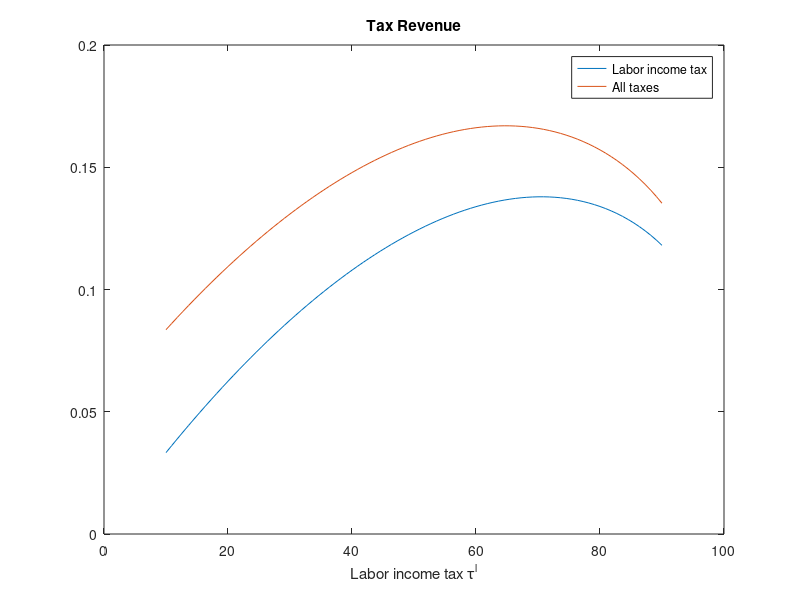
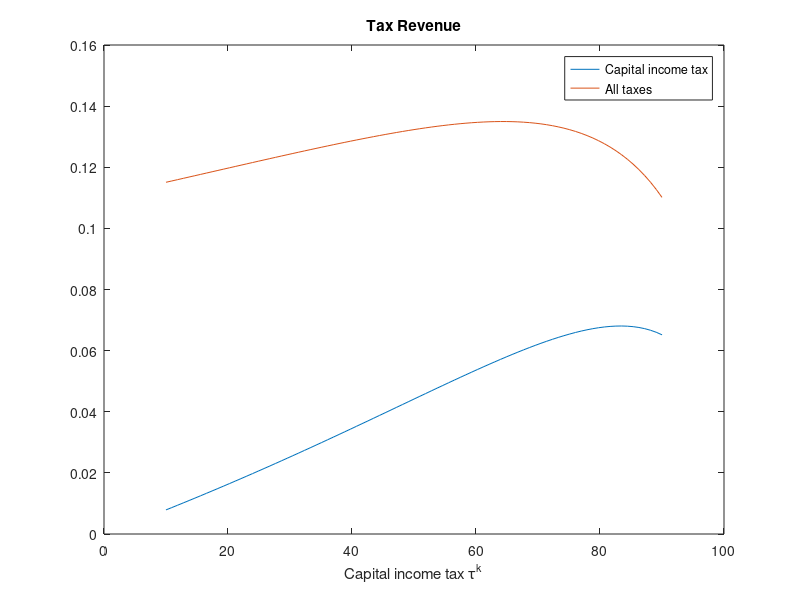

Reproduce these figures in MATLAB, in order.
function Ch5_laffer();
% 
%	Chapter 5.5 Laffer Curve
%   Author: Burkhard Heer
%   Last Change: July 3, 2018


clc;
close all;


% Parameterization 
%
par.alpha=0.38;
par.rbar=1.04;      % annual real interest rate on bonds
par.nbar=0.25;		% steady-state labor supply
par.kappa=3.46;     % utility parameter: labor supply
par.psi=1.02;          % annual growth factor
par.varphi=1;		% Frisch labor supply elasticity
par.sigma=2.0;		% 1/IES
par.taul=0.28;      % labor income tax
par.taulbar = 0.28; 
par.tauk=0.36;      % capital income tax
par.tauc=0.05;      % consumption tax
par.by = 0.63;      % debt-GDP ratio
par.gy = 0.18;      % G/Y
par.delta=0.07;     % depreciation
psi0 = par.psi;
rbar = par.rbar;
alpha = par.alpha;
tauk = par.tauk;
tauc = par.tauc;
taul = par.taul;
delta = par.delta;
varphi = par.varphi;
nbar = par.nbar;
gybar = par.gy;
bybar = par.by;
sigma = par.sigma;

% calibration of the steady state 
beta0=psi0^(sigma)/rbar;
par.beta = beta0;
ky=(rbar-1)/(alpha*(1-tauk))+delta/alpha;
ky=1/ky;
yn=ky^(alpha/(1-alpha));
ybar=yn*nbar;
kbar=ky*ybar;
gbar=gybar*ybar;
par.gbar = gbar;
bbar=bybar*ybar;
par.bbar = bbar;

xbar=(psi0-1+delta)*kbar;
temp = (1+tauc)/(1-taul)*(1+1/varphi)/(1-alpha);
% calibration of kappa
cybar=1-xbar/ybar-gybar;
kappa=nbar^(1+1/varphi)*(sigma*temp*cybar-sigma+1);
kappa=1/kappa
par.kappa = kappa;

disp('parameterization');
par
pause;


cy=1/(sigma*kappa*nbar^(1+1/varphi))+1-1/sigma;
cy=cy/temp;
cbar=cy*ybar;
wbar=(1-alpha)*ybar/nbar;

disp('steady state calibration: ');
beta0
ybar
kbar 
xbar
cbar
gbar
bbar
1-xbar/ybar-cbar/ybar
pause;
disp('resource constraint of economy: ');
ybar
cbar+gbar+xbar
pause;

disp('steady state eqs = 0? ');
x=[cbar, ybar, kbar, xbar, nbar];
xinitial = x;
steadystate(x,par)
x0=x;
pause;

% Laffer curve tau^l
ntau=89;
taul0=0;
taul1=linspace(0.1,0.9,ntau);
results=zeros(ntau,3);

for i=1:1:ntau
	taul=taul1(i);
    par.taul = taul;
	results(i,1)=taul*100;
	rk=(rbar-1)/(1-tauk);
    x1 = fsolve(@(x)steadystate(x,par),x0);
	w=(1-alpha)*x1(2)/x1(5);
	results(i,2)=taul*w*x1(5);
	results(i,3)=taul*w*x1(5)+tauk*rk*x1(3)+tauc*x1(1);
	x0=x1;
end


figure
plot(results(:,1),results(:,2:3))
title('Tax Revenue'); 
xlabel('Labor income tax \tau^l');
legend('Labor income tax','All taxes');
pause;

% Laffer curve for capital income tax
taul = par.taulbar;
par.taul = taul;
x=xinitial;
steadystate(x,par)
x0=x;

ntau=87;
tauk1=linspace(0.1,0.9,ntau);
results=zeros(ntau,3);

for i=1:1:ntau
	tauk = tauk1(i);
    par.tauk = tauk;
	results(i,1)= tauk*100;
	
    x1 = fsolve(@(x)steadystate(x,par),x0);
	
	rk=(rbar-1)/(1-tauk);	
	results(i,2)=tauk*rk*x1(3);
	w=(1-alpha)*x1(2)/x1(5);
	results(i,3)=taul*w*x1(5)+tauk*rk*x1(3)+tauc*x1(1);
	x0=x1;
end

figure
plot(results(:,1),results(:,2:3))
title('Tax Revenue'); 
xlabel('Capital income tax \tau^k');
legend('Capital income tax','All taxes');
pause;



end

%%%%%%%%%%%%%%%%%%%%%%%%%%%%%%%%%%%%%%%%%%%%%%%%%%%%%%%%%%%%%%%%%%%%%%%%%%%
%% AUXILIARY FUNCTIONS
%%%%%%%%%%%%%%%%%%%%%%%%%%%%%%%%%%%%%%%%%%%%%%%%%%%%%%%%%%%%%%%%%%%%%%%%%%%


%% steady state
function [y] = steadystate(x,par)
	

	css=x(1);
	yss=x(2);
	kss=x(3);
	xss=x(4);
	nss=x(5);
	y=zeros(5,1);
    gbar = par.gbar;
    tauc = par.tauc;
    taul = par.taul;
    tauk = par.tauk;
    varphi = par.varphi;
    alpha = par.alpha;
    sigma = par.sigma;
    kappa = par.kappa;
    rbar = par.rbar;
    delta = par.delta;
    psi0 = par.psi;
    
	y(1)=yss-gbar-css-xss;
	temp=(1+tauc)/(1-taul)*(1+1/varphi)/(1-alpha);
	cy=1/(sigma*kappa*nss^(1+1/varphi))+1-1/sigma;
	cy=cy/temp;
	y(2)=cy-css/yss;
	ky=(rbar-1)/(alpha*(1-tauk))+delta/alpha;
	ky=1/ky;
	yn=ky^(alpha/(1-alpha));
	y(3)=yss-yn*nss;
	y(4)=ky*yss-kss;
	y(5)=xss-(psi0-1+delta)*kss; 
	
end
    
